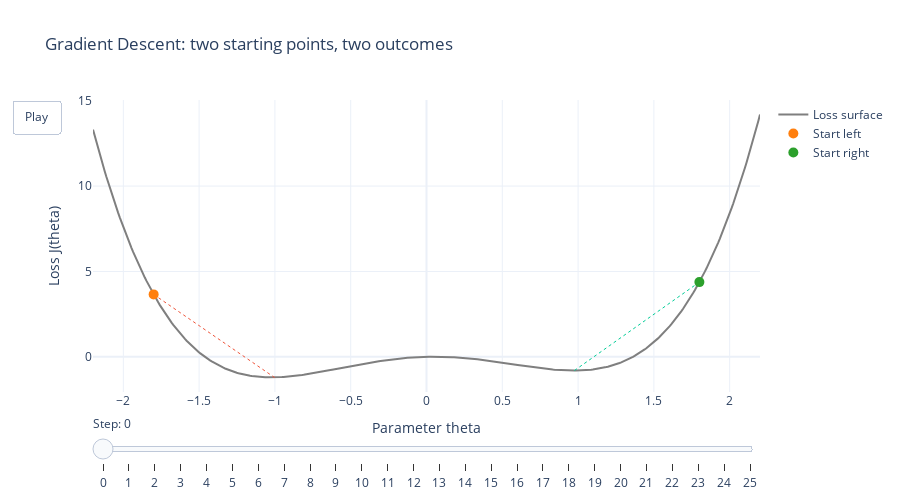

Source (notebook cell):
### Markdown cell above
## 2. Animated Gradient Descent on a Non-Convex Curve
Two hikers start from different points. Each step is a local slope decision, which can lock the path into different valleys.

### Code cell
learning_rate = 0.05
steps = 25

paths = {
    "Start left": gradient_descent_1d(-1.8, learning_rate, steps, d_non_convex),
    "Start right": gradient_descent_1d(1.8, learning_rate, steps, d_non_convex),
}
path_items = list(paths.items())

fig = go.Figure()
fig.add_trace(go.Scatter(x=x, y=y_non_convex, mode="lines", line=dict(color=PALETTE["grid"], width=2), name="Loss surface"))

for name, path in path_items:
    fig.add_trace(
        go.Scatter(x=path, y=f_non_convex(path), mode="lines",
                   line=dict(width=1, dash="dot"), name=f"{name} path", showlegend=False)
    )

fig.add_trace(
    go.Scatter(x=[path_items[0][1][0]], y=[f_non_convex(path_items[0][1][0])], mode="markers",
               marker=dict(size=10, color=PALETTE["path_left"]), name="Start left")
)
fig.add_trace(
    go.Scatter(x=[path_items[1][1][0]], y=[f_non_convex(path_items[1][1][0])], mode="markers",
               marker=dict(size=10, color=PALETTE["path_right"]), name="Start right")
)

frames = []
for t in range(steps + 1):
    frame_data = [
        go.Scatter(x=[path_items[0][1][t]], y=[f_non_convex(path_items[0][1][t])]),
        go.Scatter(x=[path_items[1][1][t]], y=[f_non_convex(path_items[1][1][t])]),
    ]
    frames.append(go.Frame(data=frame_data, name=str(t)))

fig.frames = frames

fig.update_layout(
    title="Gradient Descent: two starting points, two outcomes",
    xaxis_title="Parameter theta",
    yaxis_title="Loss J(theta)",
    height=500,
    updatemenus=[{
        "type": "buttons",
        "showactive": False,
        "buttons": [{
            "label": "Play",
            "method": "animate",
            "args": [None, {"frame": {"duration": 200, "redraw": True}, "fromcurrent": True}],
        }],
    }],
    sliders=[{
        "steps": [{"args": [[str(t)], {"frame": {"duration": 0, "redraw": True}, "mode": "immediate"}],
                    "label": str(t), "method": "animate"} for t in range(steps + 1)],
        "currentvalue": {"prefix": "Step: "},
    }],
)
fig.show()

### Figure 1 — Plotly figure (JSON) as saved in the notebook; plotly's stock layout.template omitted (floating-point values rounded to 4 significant figures; data arrays with more than 128 entries replaced by an {"elided": "..."} marker saying what was removed)
{"data": [{"line": {"color": "#7f7f7f", "width": 2}, "mode": "lines", "name": "Loss surface", "type": "scatter", "x": {"elided": "400 float values"}, "y": {"elided": "400 float values"}}, {"line": {"dash": "dot", "width": 1}, "mode": "lines", "name": "Start left path", "showlegend": false, "type": "scatter", "x": [-1.8, -1.004, -1.012, -1.017, -1.02, -1.022, -1.023, -1.023, -1.024, -1.024, -1.024, -1.024, -1.024, -1.024, -1.024, -1.024, -1.024, -1.024, -1.024, -1.024, -1.024, -1.024, -1.024, -1.024, -1.024, -1.024], "y": [3.658, -1.201, -1.202, -1.202, -1.202, -1.202, -1.202, -1.202, -1.202, -1.202, -1.202, -1.202, -1.202, -1.202, -1.202, -1.202, -1.202, -1.202, -1.202, -1.202, -1.202, -1.202, -1.202, -1.202, -1.202, -1.202]}, {"line": {"dash": "dot", "width": 1}, "mode": "lines", "name": "Start right path", "showlegend": false, "type": "scatter", "x": [1.8, 0.9836, 0.98, 0.9778, 0.9764, 0.9755, 0.9749, 0.9746, 0.9744, 0.9742, 0.9741, 0.9741, 0.9741, 0.974, 0.974, 0.974, 0.974, 0.974, 0.974, 0.974, 0.974, 0.974, 0.974, 0.974, 0.974, 0.974], "y": [4.378, -0.8022, -0.8024, -0.8025, -0.8025, -0.8026, -0.8026, -0.8026, -0.8026, -0.8026, -0.8026, -0.8026, -0.8026, -0.8026, -0.8026, -0.8026, -0.8026, -0.8026, -0.8026, -0.8026, -0.8026, -0.8026, -0.8026, -0.8026, -0.8026, -0.8026]}, {"marker": {"color": "#ff7f0e", "size": 10}, "mode": "markers", "name": "Start left", "type": "scatter", "x": [-1.8], "y": [3.658]}, {"marker": {"color": "#2ca02c", "size": 10}, "mode": "markers", "name": "Start right", "type": "scatter", "x": [1.8], "y": [4.378]}], "layout": {"height": 500, "sliders": [{"currentvalue": {"prefix": "Step: "}, "steps": [{"args": [["0"], {"frame": {"duration": 0, "redraw": true}, "mode": "immediate"}], "label": "0", "method": "animate"}, {"args": [["1"], {"frame": {"duration": 0, "redraw": true}, "mode": "immediate"}], "label": "1", "method": "animate"}, {"args": [["2"], {"frame": {"duration": 0, "redraw": true}, "mode": "immediate"}], "label": "2", "method": "animate"}, {"args": [["3"], {"frame": {"duration": 0, "redraw": true}, "mode": "immediate"}], "label": "3", "method": "animate"}, {"args": [["4"], {"frame": {"duration": 0, "redraw": true}, "mode": "immediate"}], "label": "4", "method": "animate"}, {"args": [["5"], {"frame": {"duration": 0, "redraw": true}, "mode": "immediate"}], "label": "5", "method": "animate"}, {"args": [["6"], {"frame": {"duration": 0, "redraw": true}, "mode": "immediate"}], "label": "6", "method": "animate"}, {"args": [["7"], {"frame": {"duration": 0, "redraw": true}, "mode": "immediate"}], "label": "7", "method": "animate"}, {"args": [["8"], {"frame": {"duration": 0, "redraw": true}, "mode": "immediate"}], "label": "8", "method": "animate"}, {"args": [["9"], {"frame": {"duration": 0, "redraw": true}, "mode": "immediate"}], "label": "9", "method": "animate"}, {"args": [["10"], {"frame": {"duration": 0, "redraw": true}, "mode": "immediate"}], "label": "10", "method": "animate"}, {"args": [["11"], {"frame": {"duration": 0, "redraw": true}, "mode": "immediate"}], "label": "11", "method": "animate"}, {"args": [["12"], {"frame": {"duration": 0, "redraw": true}, "mode": "immediate"}], "label": "12", "method": "animate"}, {"args": [["13"], {"frame": {"duration": 0, "redraw": true}, "mode": "immediate"}], "label": "13", "method": "animate"}, {"args": [["14"], {"frame": {"duration": 0, "redraw": true}, "mode": "immediate"}], "label": "14", "method": "animate"}, {"args": [["15"], {"frame": {"duration": 0, "redraw": true}, "mode": "immediate"}], "label": "15", "method": "animate"}, {"args": [["16"], {"frame": {"duration": 0, "redraw": true}, "mode": "immediate"}], "label": "16", "method": "animate"}, {"args": [["17"], {"frame": {"duration": 0, "redraw": true}, "mode": "immediate"}], "label": "17", "method": "animate"}, {"args": [["18"], {"frame": {"duration": 0, "redraw": true}, "mode": "immediate"}], "label": "18", "method": "animate"}, {"args": [["19"], {"frame": {"duration": 0, "redraw": true}, "mode": "immediate"}], "label": "19", "method": "animate"}, {"args": [["20"], {"frame": {"duration": 0, "redraw": true}, "mode": "immediate"}], "label": "20", "method": "animate"}, {"args": [["21"], {"frame": {"duration": 0, "redraw": true}, "mode": "immediate"}], "label": "21", "method": "animate"}, {"args": [["22"], {"frame": {"duration": 0, "redraw": true}, "mode": "immediate"}], "label": "22", "method": "animate"}, {"args": [["23"], {"frame": {"duration": 0, "redraw": true}, "mode": "immediate"}], "label": "23", "method": "animate"}, {"args": [["24"], {"frame": {"duration": 0, "redraw": true}, "mode": "immediate"}], "label": "24", "method": "animate"}, {"args": [["25"], {"frame": {"duration": 0, "redraw": true}, "mode": "immediate"}], "label": "25", "method": "animate"}]}], "title": {"text": "Gradient Descent: two starting points, two outcomes"}, "updatemenus": [{"buttons": [{"args": [null, {"frame": {"duration": 200, "redraw": true}, "fromcurrent": true}], "label": "Play", "method": "animate"}], "showactive": false, "type": "buttons"}], "xaxis": {"title": {"text": "Parameter theta"}}, "yaxis": {"title": {"text": "Loss J(theta)"}}}}
